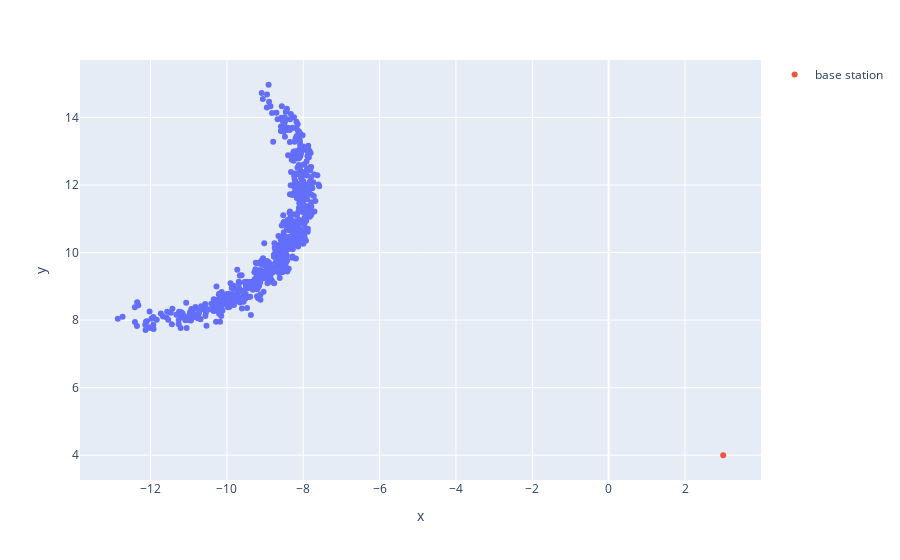

The notebook cell this image was saved under:
### Code cell
fig = px.scatter(x=point_xs, y=point_ys)
fig.add_scatter(x=[radar_x], y=[radar_y], mode="markers", name="base station")

fig.show()

### Figure 1 — Plotly figure (JSON) as saved in the notebook; plotly's stock layout.template omitted (floating-point values rounded to 4 significant figures; data arrays with more than 128 entries replaced by an {"elided": "..."} marker saying what was removed)
{"data": [{"hovertemplate": "x=%{x}<br>y=%{y}<extra></extra>", "legendgroup": "", "marker": {"color": "#636efa", "symbol": "circle"}, "mode": "markers", "name": "", "orientation": "v", "showlegend": false, "type": "scatter", "x": {"elided": "605 float values"}, "xaxis": "x", "y": {"elided": "605 float values"}, "yaxis": "y"}, {"mode": "markers", "name": "base station", "type": "scatter", "x": [3], "y": [4]}], "layout": {"autosize": true, "legend": {"tracegroupgap": 0}, "margin": {"t": 60}, "xaxis": {"anchor": "y", "autorange": true, "domain": [0, 1], "range": [-13.86, 3.997], "title": {"text": "x"}, "type": "linear"}, "yaxis": {"anchor": "x", "autorange": true, "domain": [0, 1], "range": [3.151, 15.82], "title": {"text": "y"}, "type": "linear"}}}
